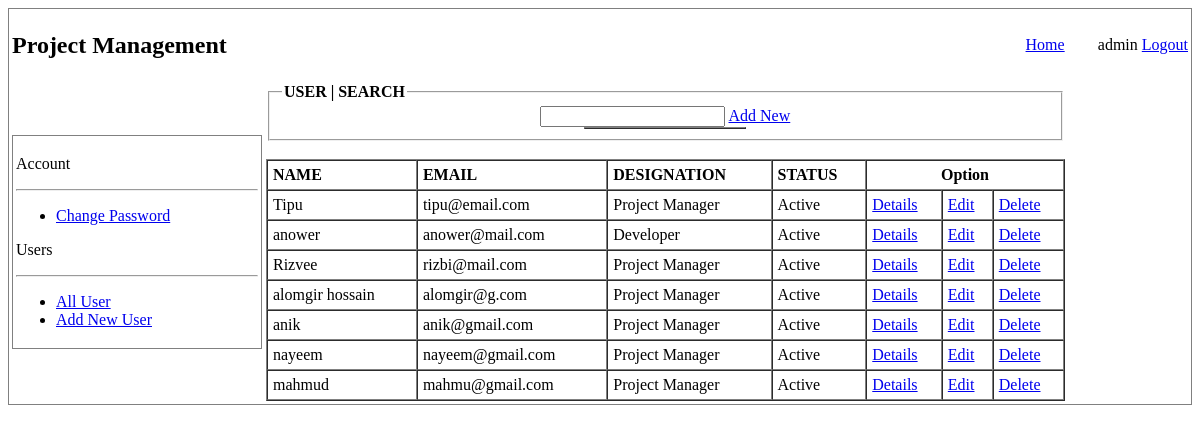
The page /App/admin/all-user.php (signed in) on the database as committed earlier.
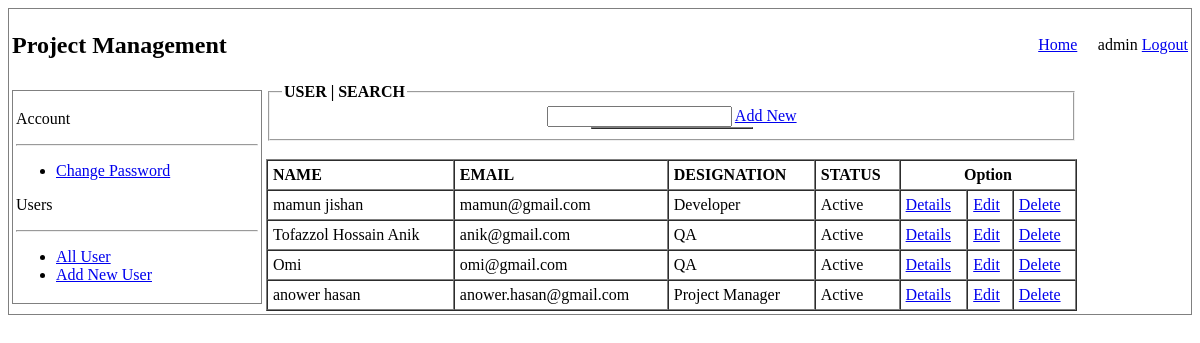
The same page on the database as committed later.
### tables this page shows
CREATE TABLE IF NOT EXISTS `user_info` (
  `Id` int(150) NOT NULL,
  `Name` varchar(250) NOT NULL,
  `UserEmail` varchar(200) NOT NULL,
  `UserName` varchar(150) NOT NULL,
  `Password` varchar(32) NOT NULL,
  `userType` varchar(20) NOT NULL,
  `DoB` date NOT NULL,
  `Designation` varchar(150) NOT NULL,
  `Status` varchar(150) NOT NULL,
  `Gender` varchar(150) NOT NULL,
  `permission` int(1) NOT NULL
);

### App/admin/all-user.php (the view, shortened to what this page needs)
<?php
if(isset($_SESSION['username']) && !empty($_SESSION['username'])){
if($_SESSION['username']== "admin")
{
include("../../Services/db_connector.php");
?>
<!DOCTYPE html>
<html lang="en">
<head>
</head>
<body>
<table width="100%" frame="box">
    <tr>
        <?php
        include "template/top-bar.php";
        ?>
    </tr>
    <tr>
        <?php
        include "template/left-sidebar.php";
        ?>
        <td align="center">
                       <fieldset>
                            <legend>
                                <b>USER | SEARCH</b>
                            </legend>
                            <input type="text" id="searchUser">
                            <a href="add-new-user.php">Add New</a><br>
                            <div>
                            <table width="162" border="1" cellpadding="5" id="searchTable">
                            </table>
</div>
                        </fieldset>
                        <br/>
                        <table width="100%" cellspacing="0" border="1" cellpadding="5">
                            <tr>
                                <th align="left">NAME</th>
                                <th align="left">EMAIL</th>
                                <th align="left">DESIGNATION</th>
                                <th align="left">STATUS</th>
                                <th colspan="3">Option</th>
                            </tr>
                            <?php
                            $sql = "SELECT * FROM user_info where permission=1";
                            $result = mysqli_query($conn, $sql);
                    if (mysqli_num_rows($result) > 0) {
                        while($row = mysqli_fetch_assoc($result)) {
                            ?>
                            <tr>
                                <td><?=$row["Name"]?></td>
                                <td><?=$row["UserEmail"]?></td>
                                <td><?=$row["Designation"]?></td>
                                <td><?=$row["Status"]?></td>
                                <td><a href="userDetails.php?id=<?=$row["Id"]?>">Details</a></td>
                                <td><a href="editUser.php?id=<?=$row["Id"]?>">Edit</td>
                                <td><a href="userDelete.php?id=<?=$row["Id"]?>"  onclick="return confirm('Are you sure you want to delete this project?');">Delete</td>
                            </tr>
                            <?php
                        }
                    } else {
                        echo "0 results";
                    }?>
                            </table>
            </td>
    </tr>
</table>
</body>
</html>
<?php
}
}
else
{
    echo 'Access Denied';
}

Rows that differ between the two databases and show on the page:
removed user_info: Name "Tipu", UserEmail "tipu@email.com", Designation "Project Manager", Status "Active"
removed user_info: Name "anower", UserEmail "anower@mail.com", Designation "Developer", Status "Active"
removed user_info: Name "Rizvee", UserEmail "rizbi@mail.com", Designation "Project Manager", Status "Active"
removed user_info: Name "alomgir hossain", UserEmail "alomgir@g.com", Designation "Project Manager", Status "Active"
removed user_info: Name "anik", UserEmail "anik@gmail.com", Designation "Project Manager", Status "Active"
removed user_info: Name "nayeem", UserEmail "nayeem@gmail.com", Designation "Project Manager", Status "Active"
removed user_info: Name "mahmud", UserEmail "mahmu@gmail.com", Designation "Project Manager", Status "Active"
added user_info: Name "mamun jishan", UserEmail "mamun@gmail.com", Designation "Developer", Status "Active"
added user_info: Name "Tofazzol Hossain Anik", UserEmail "anik@gmail.com", Designation "QA", Status "Active"
added user_info: Name "Omi", UserEmail "omi@gmail.com", Designation "QA", Status "Active"
added user_info: Name "anower hasan", UserEmail "anower.hasan@gmail.com", Designation "Project Manager", Status "Active"
